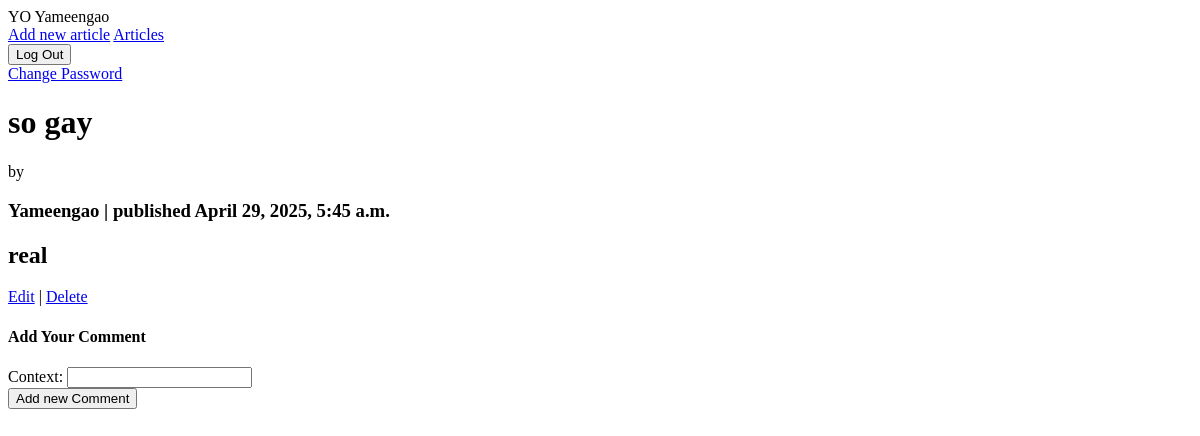
The app's page /articles/3/ (signed in), older data.
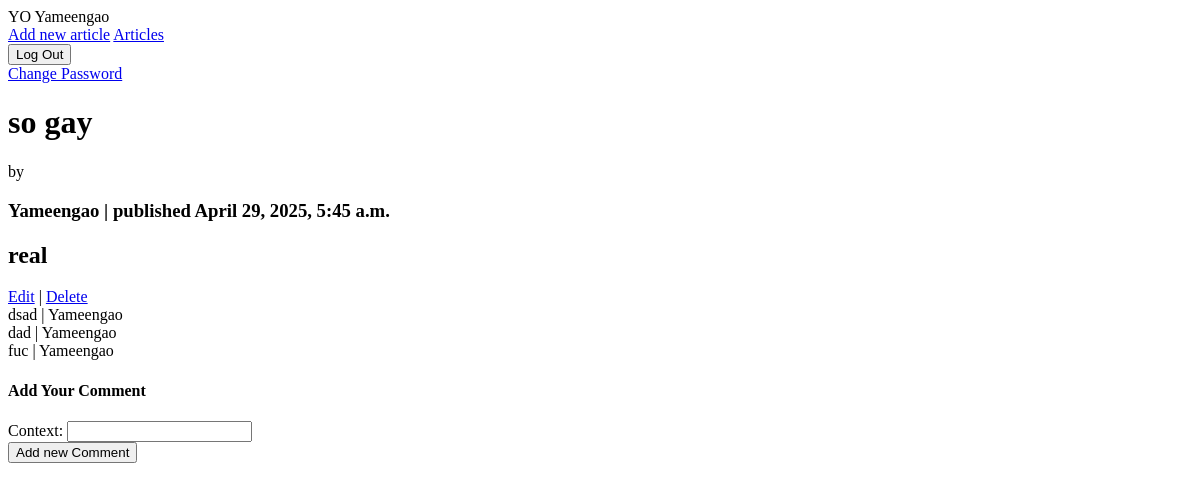
The same page, newer data.
### articles/models.py (models this page shows, shortened)
class Comment(models.Model):
    article = models.ForeignKey(Article, on_delete=models.CASCADE,)
    context = models.CharField(max_length=300)
    author = models.ForeignKey(settings.AUTH_USER_MODEL, on_delete=models.CASCADE,)

### accounts/models.py (models this page shows)
class CustomUser(AbstractUser):
    age = models.PositiveIntegerField(null=True, blank=False)
    description = models.CharField(max_length=100, null=True, blank=False)

### articles/views.py (the view, shortened to what this page needs)
# urls.py: path('<int:pk>/', ArticleDetailView.as_view(), name='article_detail'),
class ArticleDetailView(LoginRequiredMixin, View): # new
    def get(self, request, *args, **kwargs):
        view = CommentGet.as_view()
        return view(request, *args, **kwargs)

### articles/forms.py
class CommentForm(forms.ModelForm):
    class Meta:
        model = Comment
        fields = ("context",)

### articles/views.py (called while the page is built)
    def get_context_data(self, **kwargs):
        context = super().get_context_data(**kwargs)
        context["form"] = CommentForm()
        return context

### templates/article_detail.html
{% extends "base.html" %}
{% block content %}
<div><h1>{{article.title}}</h1> by <h3>{{article.author}} | published {{article.date}}</h3>
    <h2>{{article.body}}</h2>
    {% if article.author.pk == request.user.pk %}
    <a href="{% url 'article_edit' article.pk %}">Edit</a> | <a href="{% url 'article_delete' article.pk %}">Delete</a>
    {% endif %}
</div>
{% for comment in article.comment_set.all %}
    <div>{{comment.context}} | {{comment.author}}</div>
{% endfor %}
<div><h4>Add Your Comment</h4>
    <form action="" method="post">{% csrf_token %}
        {{form}}
    <button type="submit">Add new Comment</button>
    </form></div>
{% endblock content %}

Row changes from the older to the newer data that the page shows:
added Comment: context "dsad", author "Yameengao"
added Comment: context "dad", author "Yameengao"
added Comment: context "fuc", author "Yameengao"
